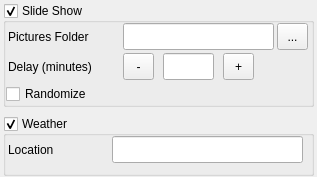
<?xml version="1.0" encoding="UTF-8"?>
<ui version="4.0">
 <class>CConfigMainWindow</class>
 <widget class="QWidget" name="CConfigMainWindow">
  <property name="geometry">
   <rect>
    <x>0</x>
    <y>0</y>
    <width>317</width>
    <height>177</height>
   </rect>
  </property>
  <property name="windowTitle">
   <string>Form</string>
  </property>
  <widget class="QGroupBox" name="chkSlideShow">
   <property name="geometry">
    <rect>
     <x>3</x>
     <y>3</y>
     <width>311</width>
     <height>104</height>
    </rect>
   </property>
   <property name="title">
    <string>Slide Show</string>
   </property>
   <property name="flat">
    <bool>false</bool>
   </property>
   <property name="checkable">
    <bool>true</bool>
   </property>
   <widget class="QLabel" name="picturesFolderLabel">
    <property name="geometry">
     <rect>
      <x>5</x>
      <y>20</y>
      <width>110</width>
      <height>27</height>
     </rect>
    </property>
    <property name="text">
     <string>Pictures Folder</string>
    </property>
   </widget>
   <widget class="QLineEdit" name="editPicturesFolder">
    <property name="geometry">
     <rect>
      <x>120</x>
      <y>20</y>
      <width>151</width>
      <height>27</height>
     </rect>
    </property>
   </widget>
   <widget class="QToolButton" name="btnBrowse">
    <property name="geometry">
     <rect>
      <x>274</x>
      <y>20</y>
      <width>31</width>
      <height>27</height>
     </rect>
    </property>
    <property name="text">
     <string>...</string>
    </property>
    <property name="arrowType">
     <enum>Qt::NoArrow</enum>
    </property>
   </widget>
   <widget class="QCheckBox" name="chkRandom">
    <property name="geometry">
     <rect>
      <x>3</x>
      <y>80</y>
      <width>111</width>
      <height>22</height>
     </rect>
    </property>
    <property name="text">
     <string>Randomize</string>
    </property>
   </widget>
   <widget class="QLabel" name="delayLabel">
    <property name="geometry">
     <rect>
      <x>5</x>
      <y>50</y>
      <width>110</width>
      <height>27</height>
     </rect>
    </property>
    <property name="text">
     <string>Delay (minutes)</string>
    </property>
   </widget>
   <widget class="QLineEdit" name="editDelay">
    <property name="geometry">
     <rect>
      <x>160</x>
      <y>50</y>
      <width>51</width>
      <height>27</height>
     </rect>
    </property>
    <property name="alignment">
     <set>Qt::AlignCenter</set>
    </property>
    <property name="readOnly">
     <bool>true</bool>
    </property>
   </widget>
   <widget class="QToolButton" name="btnDelayMinus">
    <property name="geometry">
     <rect>
      <x>120</x>
      <y>50</y>
      <width>31</width>
      <height>27</height>
     </rect>
    </property>
    <property name="text">
     <string>-</string>
    </property>
    <property name="arrowType">
     <enum>Qt::NoArrow</enum>
    </property>
   </widget>
   <widget class="QToolButton" name="btnDelayPlus">
    <property name="geometry">
     <rect>
      <x>220</x>
      <y>50</y>
      <width>31</width>
      <height>27</height>
     </rect>
    </property>
    <property name="text">
     <string>+</string>
    </property>
    <property name="arrowType">
     <enum>Qt::NoArrow</enum>
    </property>
   </widget>
  </widget>
  <widget class="QGroupBox" name="chkWeather">
   <property name="geometry">
    <rect>
     <x>3</x>
     <y>116</y>
     <width>311</width>
     <height>60</height>
    </rect>
   </property>
   <property name="title">
    <string>Weather</string>
   </property>
   <property name="checkable">
    <bool>true</bool>
   </property>
   <widget class="QLabel" name="lblLocation">
    <property name="geometry">
     <rect>
      <x>5</x>
      <y>20</y>
      <width>103</width>
      <height>27</height>
     </rect>
    </property>
    <property name="text">
     <string>Location</string>
    </property>
   </widget>
   <widget class="QLineEdit" name="editLocation">
    <property name="geometry">
     <rect>
      <x>109</x>
      <y>20</y>
      <width>191</width>
      <height>27</height>
     </rect>
    </property>
   </widget>
  </widget>
 </widget>
 <resources/>
 <connections/>
</ui>
